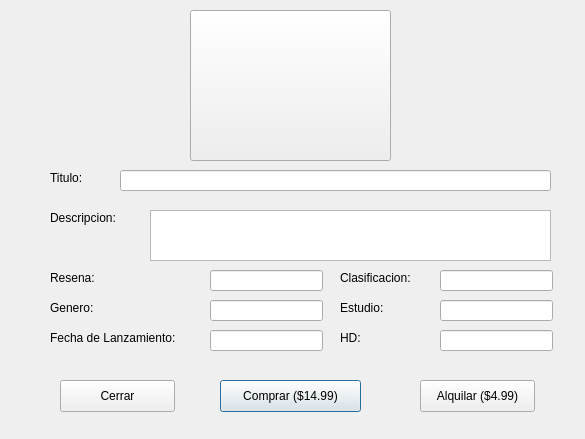
<?xml version="1.0" encoding="UTF-8"?>
<ui version="4.0">
 <class>InfoPelis</class>
 <widget class="QDialog" name="InfoPelis">
  <property name="geometry">
   <rect>
    <x>0</x>
    <y>0</y>
    <width>585</width>
    <height>439</height>
   </rect>
  </property>
  <property name="windowTitle">
   <string>Dialog</string>
  </property>
  <widget class="QLabel" name="label">
   <property name="geometry">
    <rect>
     <x>50</x>
     <y>170</y>
     <width>59</width>
     <height>16</height>
    </rect>
   </property>
   <property name="text">
    <string>Titulo:</string>
   </property>
  </widget>
  <widget class="QLineEdit" name="titulo">
   <property name="geometry">
    <rect>
     <x>120</x>
     <y>170</y>
     <width>431</width>
     <height>21</height>
    </rect>
   </property>
   <property name="readOnly">
    <bool>true</bool>
   </property>
  </widget>
  <widget class="QLabel" name="label_2">
   <property name="geometry">
    <rect>
     <x>50</x>
     <y>210</y>
     <width>91</width>
     <height>16</height>
    </rect>
   </property>
   <property name="text">
    <string>Descripcion:</string>
   </property>
  </widget>
  <widget class="QTextEdit" name="descri">
   <property name="geometry">
    <rect>
     <x>150</x>
     <y>210</y>
     <width>401</width>
     <height>51</height>
    </rect>
   </property>
   <property name="readOnly">
    <bool>true</bool>
   </property>
  </widget>
  <widget class="QLabel" name="label_3">
   <property name="geometry">
    <rect>
     <x>50</x>
     <y>270</y>
     <width>59</width>
     <height>16</height>
    </rect>
   </property>
   <property name="text">
    <string>Resena:</string>
   </property>
  </widget>
  <widget class="QLabel" name="label_4">
   <property name="geometry">
    <rect>
     <x>340</x>
     <y>270</y>
     <width>91</width>
     <height>16</height>
    </rect>
   </property>
   <property name="text">
    <string>Clasificacion:</string>
   </property>
  </widget>
  <widget class="QLabel" name="label_5">
   <property name="geometry">
    <rect>
     <x>50</x>
     <y>300</y>
     <width>59</width>
     <height>16</height>
    </rect>
   </property>
   <property name="text">
    <string>Genero:</string>
   </property>
  </widget>
  <widget class="QLabel" name="label_6">
   <property name="geometry">
    <rect>
     <x>340</x>
     <y>300</y>
     <width>59</width>
     <height>16</height>
    </rect>
   </property>
   <property name="text">
    <string>Estudio:</string>
   </property>
  </widget>
  <widget class="QLabel" name="label_7">
   <property name="geometry">
    <rect>
     <x>50</x>
     <y>330</y>
     <width>151</width>
     <height>16</height>
    </rect>
   </property>
   <property name="text">
    <string>Fecha de Lanzamiento: </string>
   </property>
  </widget>
  <widget class="QLabel" name="label_8">
   <property name="geometry">
    <rect>
     <x>340</x>
     <y>330</y>
     <width>59</width>
     <height>16</height>
    </rect>
   </property>
   <property name="text">
    <string>HD:</string>
   </property>
  </widget>
  <widget class="QPushButton" name="buyM">
   <property name="geometry">
    <rect>
     <x>220</x>
     <y>380</y>
     <width>141</width>
     <height>32</height>
    </rect>
   </property>
   <property name="text">
    <string>Comprar ($14.99)</string>
   </property>
  </widget>
  <widget class="QPushButton" name="RentM">
   <property name="geometry">
    <rect>
     <x>420</x>
     <y>380</y>
     <width>115</width>
     <height>32</height>
    </rect>
   </property>
   <property name="text">
    <string>Alquilar ($4.99)</string>
   </property>
  </widget>
  <widget class="QLineEdit" name="resena">
   <property name="geometry">
    <rect>
     <x>210</x>
     <y>270</y>
     <width>113</width>
     <height>21</height>
    </rect>
   </property>
   <property name="readOnly">
    <bool>true</bool>
   </property>
  </widget>
  <widget class="QLineEdit" name="genero">
   <property name="geometry">
    <rect>
     <x>210</x>
     <y>300</y>
     <width>113</width>
     <height>21</height>
    </rect>
   </property>
   <property name="readOnly">
    <bool>true</bool>
   </property>
  </widget>
  <widget class="QLineEdit" name="fecha">
   <property name="geometry">
    <rect>
     <x>210</x>
     <y>330</y>
     <width>113</width>
     <height>21</height>
    </rect>
   </property>
   <property name="readOnly">
    <bool>true</bool>
   </property>
  </widget>
  <widget class="QLineEdit" name="clasi">
   <property name="geometry">
    <rect>
     <x>440</x>
     <y>270</y>
     <width>113</width>
     <height>21</height>
    </rect>
   </property>
   <property name="readOnly">
    <bool>true</bool>
   </property>
  </widget>
  <widget class="QLineEdit" name="estudio">
   <property name="geometry">
    <rect>
     <x>440</x>
     <y>300</y>
     <width>113</width>
     <height>21</height>
    </rect>
   </property>
   <property name="readOnly">
    <bool>true</bool>
   </property>
  </widget>
  <widget class="QLineEdit" name="tamano">
   <property name="geometry">
    <rect>
     <x>440</x>
     <y>330</y>
     <width>113</width>
     <height>21</height>
    </rect>
   </property>
   <property name="readOnly">
    <bool>true</bool>
   </property>
  </widget>
  <widget class="QPushButton" name="foto">
   <property name="enabled">
    <bool>true</bool>
   </property>
   <property name="geometry">
    <rect>
     <x>190</x>
     <y>10</y>
     <width>201</width>
     <height>151</height>
    </rect>
   </property>
   <property name="text">
    <string/>
   </property>
   <property name="checkable">
    <bool>false</bool>
   </property>
  </widget>
  <widget class="QPushButton" name="pushButton_6">
   <property name="geometry">
    <rect>
     <x>60</x>
     <y>380</y>
     <width>115</width>
     <height>32</height>
    </rect>
   </property>
   <property name="text">
    <string>Cerrar</string>
   </property>
  </widget>
 </widget>
 <resources/>
 <connections/>
</ui>
